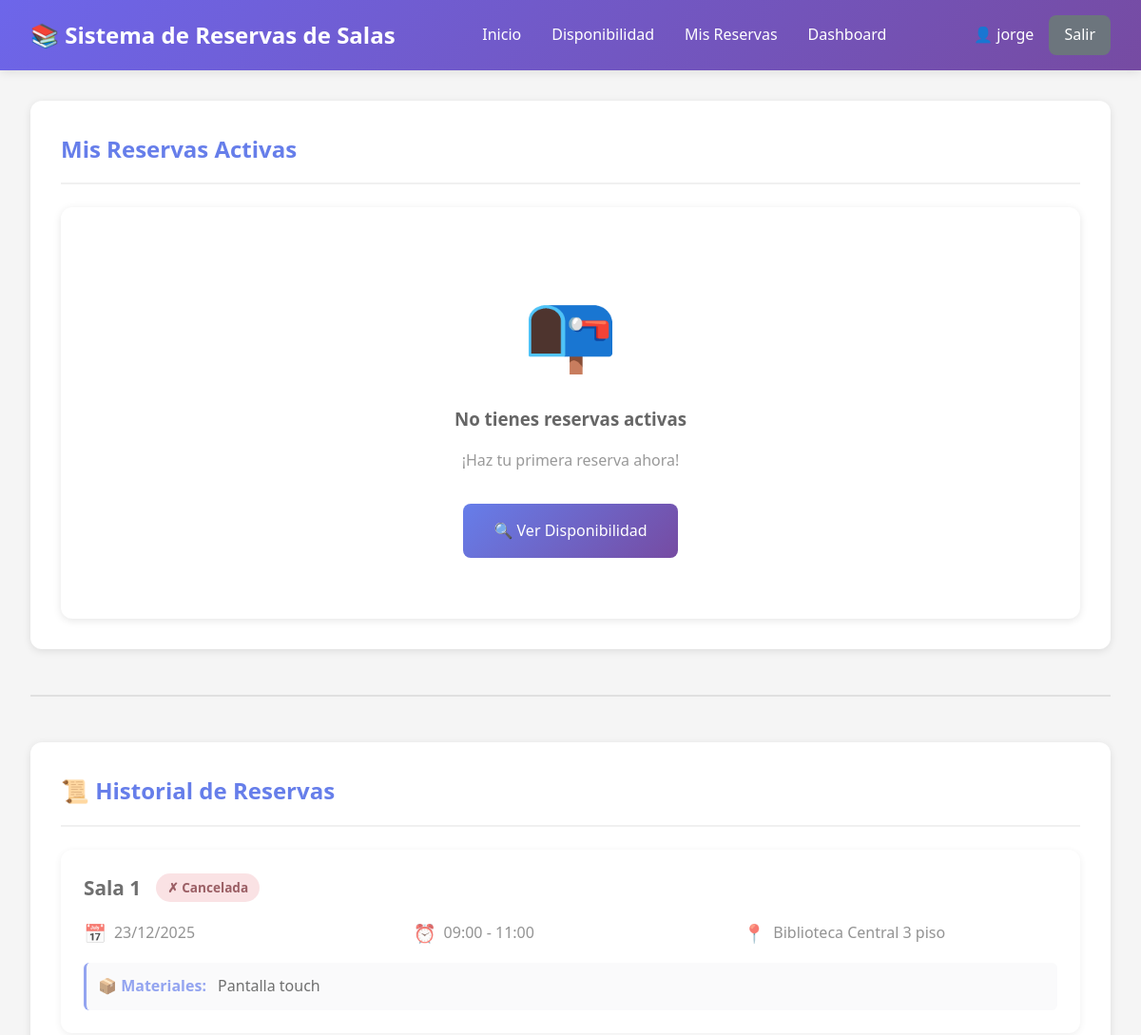
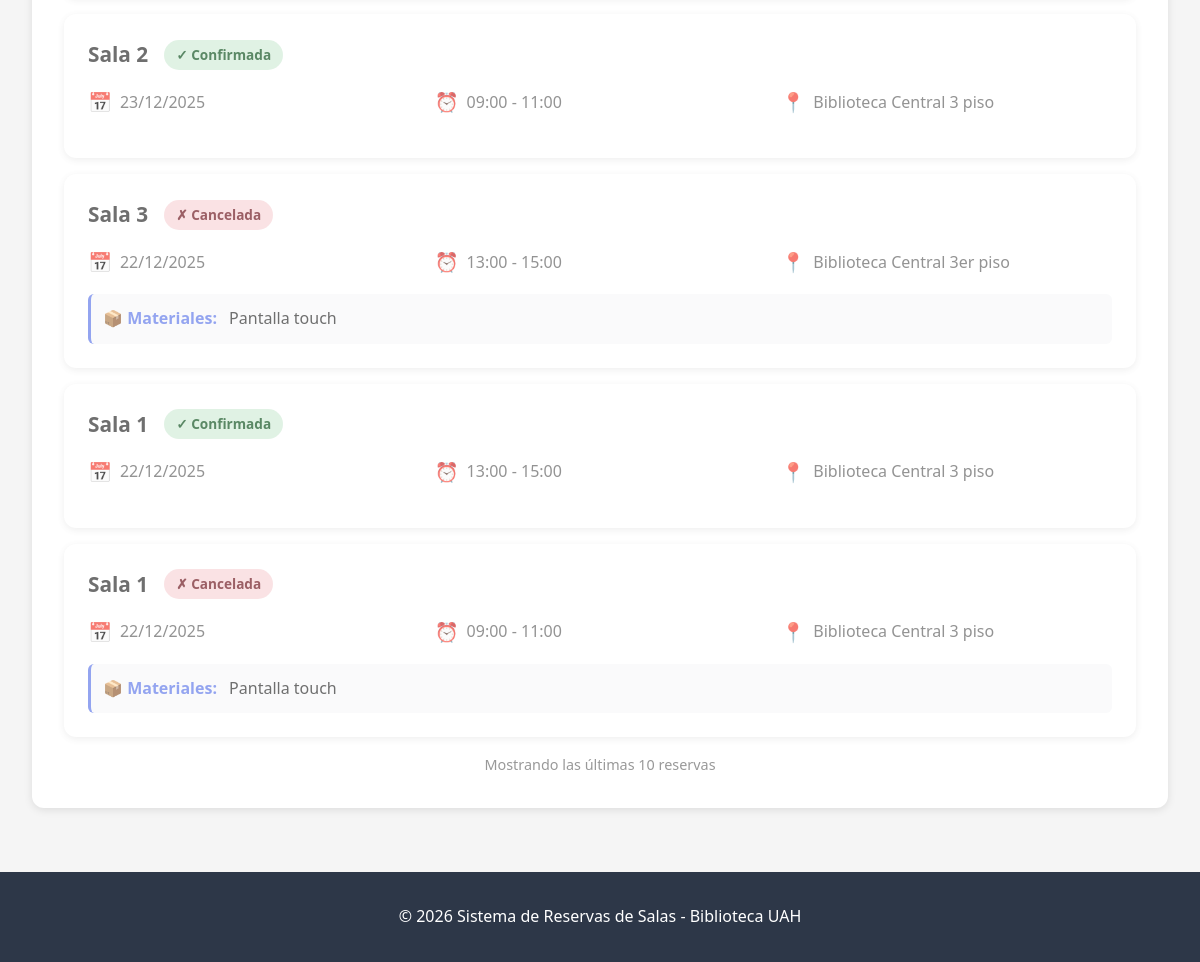
The page /reservas/mis-reservas/ (signed in) on the database its author committed (2 pictures, top to bottom).
### reservas/models.py (models this page shows, shortened)
class Reservation(models.Model):
    STATUS_CHOICES = [
        ('pending', 'Pendiente'),
        ('confirmed', 'Confirmada'),
        ('cancelled', 'Cancelada'),
        ('completed', 'Completada'),
    ]
    user = models.ForeignKey(
        User,
        on_delete=models.CASCADE,
        verbose_name="Usuario",
        related_name="reservations"
    )
    room = models.ForeignKey(
        Room,
        on_delete=models.CASCADE,
        verbose_name="Sala",
        related_name="reservations"
    )
    date = models.DateField(verbose_name="Fecha")
    time_block = models.ForeignKey(
        TimeBlock,
        on_delete=models.CASCADE,
        verbose_name="Bloque horario"
    )
    requested_materials = models.ManyToManyField(
        Material,
        blank=True,
        verbose_name="Materiales solicitados",
        related_name="reservations"
    )
    status = models.CharField(
        max_length=20,
        choices=STATUS_CHOICES,
        default='confirmed',
        verbose_name="Estado"
    )
    notes = models.TextField(
        blank=True,
        verbose_name="Notas adicionales"
    )
    created_at = models.DateTimeField(auto_now_add=True)
    updated_at = models.DateTimeField(auto_now=True)
    class Meta:
        verbose_name = "Reserva"
        verbose_name_plural = "Reservas"
        ordering = ['-date', 'time_block']
        unique_together = ['room', 'date', 'time_block', 'status']

class Room(models.Model):
    name = models.CharField(max_length=100, verbose_name="Nombre de la sala")
    capacity = models.PositiveIntegerField(verbose_name="Capacidad (personas)")
    location = models.CharField(max_length=200, verbose_name="Ubicación")
    available_materials = models.ManyToManyField(
        Material,
        blank=True,
        verbose_name="Materiales disponibles",
        related_name="rooms"
    )
    is_public = models.BooleanField(
        default=True,
        verbose_name="Sala pública",
        help_text="Si está desmarcado, solo el admin puede reservar esta sala"
    )
    is_active = models.BooleanField(default=True, verbose_name="Activa")
    created_at = models.DateTimeField(auto_now_add=True)
    updated_at = models.DateTimeField(auto_now=True)
    class Meta:
        verbose_name = "Sala"
        verbose_name_plural = "Salas"
        ordering = ['name']

class TimeBlock(models.Model):
    DAYS_OF_WEEK = [
        ('monday', 'Lunes'),
        ('tuesday', 'Martes'),
        ('wednesday', 'Miércoles'),
        ('thursday', 'Jueves'),
        ('friday', 'Viernes'),
        ('saturday', 'Sábado'),
        ('sunday', 'Domingo'),
    ]
    name = models.CharField(
        max_length=50,
        verbose_name="Nombre del bloque",
        help_text="Ej: Bloque 1, Bloque Mañana, Sábado Tarde"
    )
    day_of_week = models.CharField(
        max_length=10,
        choices=DAYS_OF_WEEK,
        verbose_name="Día de la semana",
        help_text="Día al que aplica este bloque horario"
    )
    start_time = models.TimeField(verbose_name="Hora inicio")
    end_time = models.TimeField(verbose_name="Hora fin")
    is_active = models.BooleanField(default=True, verbose_name="Activo")
    created_at = models.DateTimeField(auto_now_add=True)
    updated_at = models.DateTimeField(auto_now=True)
    class Meta:
        verbose_name = "Bloque Horario"
        verbose_name_plural = "Bloques Horarios"
        ordering = ['day_of_week', 'start_time']
        unique_together = ['day_of_week', 'start_time', 'end_time']

class Material(models.Model):
    name = models.CharField(max_length=100, verbose_name="Nombre")
    description = models.TextField(blank=True, verbose_name="Descripción")
    is_active = models.BooleanField(default=True, verbose_name="Activo")
    created_at = models.DateTimeField(auto_now_add=True)
    updated_at = models.DateTimeField(auto_now=True)
    class Meta:
        verbose_name = "Material"
        verbose_name_plural = "Materiales"
        ordering = ['name']

### reservas/views.py (the view)
# urls.py: path('mis-reservas/', views.mis_reservas, name='mis_reservas'),
@login_required
def mis_reservas(request):
    reservas_activas = Reservation.objects.filter(
        user=request.user,
        status__in=['pending', 'confirmed'],
        date__gte=timezone.now().date()
    ).select_related('room', 'time_block').order_by('date', 'time_block__start_time')
    reservas_pasadas = Reservation.objects.filter(
        user=request.user,
        date__lt=timezone.now().date()
    ).select_related('room', 'time_block').order_by('-date', '-time_block__start_time')[:10]
    context = {
        'reservas_activas': reservas_activas,
        'reservas_pasadas': reservas_pasadas,
    }
    return render(request, 'reservas/mis_reservas.html', context)

### reservas/templates/reservas/mis_reservas.html (shortened to what this page needs)
{% extends 'reservas/base.html' %}
{% block content %}
<div class="reservations-container">
    <div class="card">
        <div class="card-header">
            <h2> Mis Reservas Activas</h2>
        </div>
        {% if reservas_activas %}
            {% for reserva in reservas_activas %}
            <div class="reservation-card">
                <div class="reservation-info">
                    <div class="reservation-header">
                        <div class="reservation-title">{{ reserva.room.name }}</div>
                        <span class="status-badge status-{{ reserva.status }}">
                            {% if reserva.status == 'confirmed' %}✓ Confirmada{% endif %}
                            {% if reserva.status == 'pending' %}⏳ Pendiente{% endif %}
                        </span>
                    </div>
                    <div class="reservation-details">
                        <div class="detail-item">
                            <span class="detail-icon"></span>
                            <span>{{ reserva.date|date:"l, d/m/Y" }}</span>
                        </div>
                        <div class="detail-item">
                            <span class="detail-icon"></span>
                            <span>{{ reserva.time_block.start_time|time:"H:i" }} - {{ reserva.time_block.end_time|time:"H:i" }}</span>
                        </div>
                        <div class="detail-item">
                            <span class="detail-icon">👥</span>
                            <span>Capacidad: {{ reserva.room.capacity }}</span>
                        </div>
                        <div class="detail-item">
                            <span class="detail-icon"></span>
                            <span>{{ reserva.room.location }}</span>
                        </div>
                    </div>
                    {% if reserva.requested_materials.exists %}
                    <div class="materials-list">
                        <strong>📦 Materiales solicitados:</strong>
                        {% for material in reserva.requested_materials.all %}
                            <span style="margin-left: 0.5rem;">{{ material.name }}</span>{% if not forloop.last %},{% endif %}
                        {% endfor %}
                    </div>
                    {% endif %}
                    {% if reserva.notes %}
                    <div style="margin-top: 0.5rem; padding: 0.75rem; background-color: #fff3cd; border-radius: 6px; border-left: 3px solid #ffc107;">
                        <strong style="color: #856404;">📝 Notas:</strong>
                        <p style="color: #856404; margin: 0.25rem 0 0 0;">{{ reserva.notes }}</p>
                    </div>
                    {% endif %}
                    <div style="margin-top: 0.75rem; font-size: 0.85rem; color: #999;">
                        Reservada el {{ reserva.created_at|date:"d/m/Y H:i" }}
                    </div>
                </div>
                <div class="reservation-actions">
                    <a href="{% url 'reservas:disponibilidad' %}?fecha={{ reserva.date|date:'Y-m-d' }}" class="btn btn-primary" style="text-align: center;">
                        👁️ Ver en Calendario
                    </a>
                    <form method="post" action="{% url 'reservas:cancelar_reserva' reserva.id %}" style="margin: 0;">
                        {% csrf_token %}
                        <button type="submit" class="btn btn-danger" style="width: 100%;" onclick="return confirm('¿Estás seguro de que deseas cancelar esta reserva?')">
                            ✗ Cancelar Reserva
                        </button>
                    </form>
                </div>
            </div>
            {% endfor %}
        {% else %}
            <div class="no-reservations">
                <div class="no-reservations-icon">📭</div>
                <h3 style="color: #666; margin-bottom: 1rem;">No tienes reservas activas</h3>
                <p style="color: #999; margin-bottom: 2rem;">¡Haz tu primera reserva ahora!</p>
                <a href="{% url 'reservas:disponibilidad' %}" class="btn btn-primary" style="padding: 1rem 2rem;">
                    🔍 Ver Disponibilidad
                </a>
            </div>
        {% endif %}
    </div>
    {% if reservas_pasadas %}
    <div class="section-divider"></div>
    <div class="card">
        <div class="card-header">
            <h2>📜 Historial de Reservas</h2>
        </div>
        {% for reserva in reservas_pasadas %}
        <div class="reservation-card" style="opacity: 0.7;">
            <div class="reservation-info">
                <div class="reservation-header">
                    <div class="reservation-title">{{ reserva.room.name }}</div>
                    <span class="status-badge status-{{ reserva.status }}">
                        {% if reserva.status == 'cancelled' %}✗ Cancelada{% endif %}
                        {% if reserva.status == 'confirmed' %}✓ Confirmada{% endif %}
                    </span>
                </div>
                <div class="reservation-details">
                    <div class="detail-item">
                        <span class="detail-icon">📅</span>
                        <span>{{ reserva.date|date:"d/m/Y" }}</span>
                    </div>
                    <div class="detail-item">
                        <span class="detail-icon">⏰</span>
                        <span>{{ reserva.time_block.start_time|time:"H:i" }} - {{ reserva.time_block.end_time|time:"H:i" }}</span>
                    </div>
                    <div class="detail-item">
                        <span class="detail-icon">📍</span>
                        <span>{{ reserva.room.location }}</span>
                    </div>
                </div>
                {% if reserva.requested_materials.exists %}
                <div class="materials-list">
                    <strong>📦 Materiales:</strong>
                    {% for material in reserva.requested_materials.all %}
                        <span style="margin-left: 0.5rem;">{{ material.name }}</span>{% if not forloop.last %},{% endif %}
                    {% endfor %}
                </div>
                {% endif %}
            </div>
        </div>
        {% endfor %}
        <div style="text-align: center; margin-top: 1rem; color: #999; font-size: 0.9rem;">
            Mostrando las últimas 10 reservas
        </div>
    </div>
    {% endif %}
</div>
{% endblock %}

### reservas/templates/reservas/base.html (shortened to what this page needs)
{% load static %}
<!DOCTYPE html>
<html lang="es">
<head>
</head>
<body>
    <header>
        <div class="header-container">
            <div class="logo">
                <h1>📚 Sistema de Reservas de Salas</h1>
            </div>
            <nav>
                <ul>
                    <li><a href="{% url 'reservas:index' %}">Inicio</a></li>
                    <li><a href="{% url 'reservas:disponibilidad' %}">Disponibilidad</a></li>
                    {% if user.is_authenticated %}
                    <li><a href="{% url 'reservas:mis_reservas' %}">Mis Reservas</a></li>
                    <li><a href="{% url 'reservas:dashboard' %}"> Dashboard</a></li>
                    {% endif %}
                </ul>
            </nav>
            <div class="user-info">
                {% if user.is_authenticated %}
                    <span>👤 {{ user.get_full_name|default:user.username }}</span>
                    <a href="{% url 'admin:logout' %}" class="btn btn-secondary" style="padding: 0.5rem 1rem;">Salir</a>
                {% else %}
                    <a href="{% url 'admin:login' %}?next={{ request.path }}" class="btn btn-primary" style="padding: 0.5rem 1rem;">Iniciar Sesión</a>
                {% endif %}
            </div>
        </div>
    </header>
    <div class="container">
        {% block content %}{% endblock %}
    </div>
    <footer>
        <p>&copy; 2026 Sistema de Reservas de Salas - Biblioteca UAH</p>
    </footer>
</body>
</html>

### reservas/templates/reservas/base.html (style rules this page uses)
* { margin: 0; padding: 0; box-sizing: border-box; }
body { font-family: 'Segoe UI', Tahoma, Geneva, Verdana, sans-serif; background-color: #f5f5f5; color: #333; line-height: 1.6; }
header { background: linear-gradient(135deg, #6d66eaff 0%, #764ba2 100%); color: white; padding: 1rem 0; box-shadow: 0 2px 10px rgba(0,0,0,0.1); }
.header-container { max-width: 1400px; margin: 0 auto; padding: 0 2rem; display: flex; justify-content: space-between; align-items: center; }
.logo h1 { font-size: 1.5rem; font-weight: 600; }
nav ul { list-style: none; display: flex; gap: 2rem; }
nav a { color: white; text-decoration: none; font-weight: 500; transition: opacity 0.3s; }
.user-info { display: flex; align-items: center; gap: 1rem; }
.container { max-width: 1400px; margin: 2rem auto; padding: 0 2rem; }
.btn { display: inline-block; padding: 0.75rem 1.5rem; border-radius: 8px; text-decoration: none; font-weight: 500; transition: all 0.3s; border: none; cursor: pointer; font-size: 1rem; }
.btn-primary { background: linear-gradient(135deg, #667eea 0%, #764ba2 100%); color: white; }
.btn-secondary { background-color: #6c757d; color: white; }
.card { background: white; border-radius: 12px; padding: 2rem; box-shadow: 0 2px 8px rgba(0,0,0,0.1); margin-bottom: 2rem; }
.card-header { border-bottom: 2px solid #f0f0f0; padding-bottom: 1rem; margin-bottom: 1.5rem; }
.card-header h2 { font-size: 1.5rem; color: #667eea; }
footer { background-color: #2d3748; color: white; text-align: center; padding: 2rem 0; margin-top: 4rem; }

### reservas/templates/reservas/mis_reservas.html (style rules this page uses)
.reservations-container { max-width: 1200px; margin: 0 auto; }
.reservation-card { background: white; border-radius: 12px; padding: 1.5rem; margin-bottom: 1rem; box-shadow: 0 2px 8px rgba(0,0,0,0.1); display: flex; justify-content: space-between; align-items: center; transition: transform 0.3s; }
.reservation-info { flex: 1; }
.reservation-header { display: flex; align-items: center; gap: 1rem; margin-bottom: 1rem; }
.reservation-title { font-size: 1.3rem; font-weight: 600; color: #333; }
.status-badge { padding: 0.25rem 0.75rem; border-radius: 20px; font-size: 0.85rem; font-weight: 600; }
.status-confirmed { background-color: #d4edda; color: #155724; }
.status-cancelled { background-color: #f8d7da; color: #721c24; }
.reservation-details { display: grid; grid-template-columns: repeat(auto-fit, minmax(200px, 1fr)); gap: 1rem; margin-bottom: 1rem; }
.detail-item { display: flex; align-items: center; gap: 0.5rem; color: #666; }
.detail-icon { font-size: 1.2rem; }
.materials-list { margin-top: 0.5rem; padding: 0.75rem; background-color: #f8f9fa; border-radius: 6px; border-left: 3px solid #667eea; }
.materials-list strong { color: #667eea; }
.no-reservations { text-align: center; padding: 4rem 2rem; background: white; border-radius: 12px; box-shadow: 0 2px 8px rgba(0,0,0,0.1); }
.no-reservations-icon { font-size: 5rem; margin-bottom: 1rem; }
.section-divider { margin: 3rem 0; border-top: 2px solid #e0e0e0; }

### rows shown on the page
Reservation: room.name "Sala 1", status "✗ Cancelada", date "23/12/2025", time_block.start_time "09:00", time_block.end_time "11:00", room.location "Biblioteca Central 3 piso"
Material: name "Pantalla touch"
Reservation: room.name "Sala 2", status "✓ Confirmada", date "23/12/2025", time_block.start_time "09:00", time_block.end_time "11:00", room.location "Biblioteca Central 3 piso"
Reservation: room.name "Sala 3", status "✗ Cancelada", date "22/12/2025", time_block.start_time "13:00", time_block.end_time "15:00", room.location "Biblioteca Central 3er piso"
Reservation: room.name "Sala 1", status "✓ Confirmada", date "22/12/2025", time_block.start_time "13:00", time_block.end_time "15:00", room.location "Biblioteca Central 3 piso"
Reservation: room.name "Sala 1", status "✗ Cancelada", date "22/12/2025", time_block.start_time "09:00", time_block.end_time "11:00", room.location "Biblioteca Central 3 piso"

### other values the page prints
{{ user.get_full_name|default:user.username }} "jorge"
